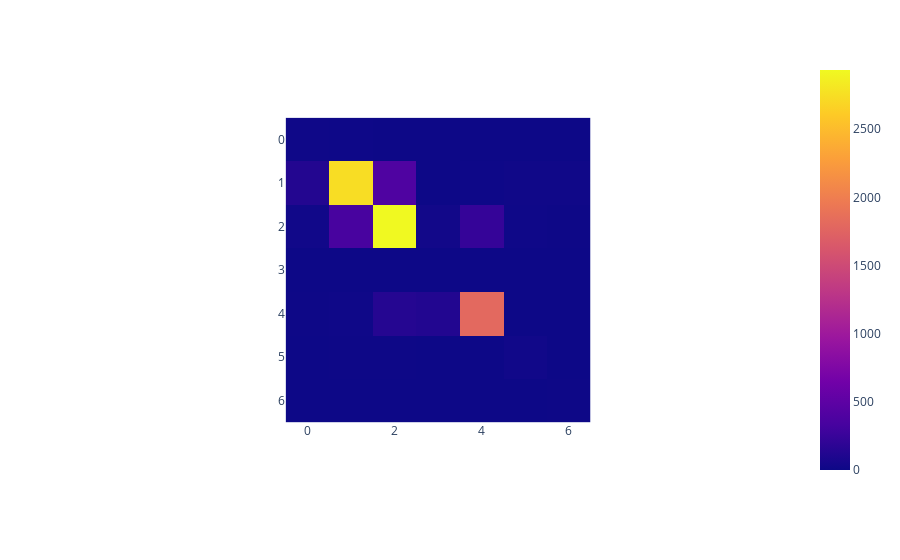

Notebook code for this chart:
### Code cell
cm = confusion_matrix(y_pred, y_test)
px.imshow(cm)

### Figure 1 — Plotly figure (JSON) as saved in the notebook; plotly's stock layout.template omitted (floating-point values rounded to 4 significant figures)
{"data": [{"coloraxis": "coloraxis", "hovertemplate": "x: %{x}<br>y: %{y}<br>color: %{z}<extra></extra>", "name": "0", "type": "heatmap", "xaxis": "x", "yaxis": "y", "z": [[9, 7, 2, 0, 0, 0, 0], [125, 2743, 390, 0, 7, 16, 18], [25, 343, 2935, 27, 230, 12, 4], [0, 0, 0, 0, 0, 0, 0], [3, 14, 138, 121, 1799, 1, 0], [0, 3, 5, 0, 0, 21, 2], [0, 0, 0, 0, 0, 0, 5]]}], "layout": {"autosize": true, "coloraxis": {"colorscale": [[0, "#0d0887"], [0.1111, "#46039f"], [0.2222, "#7201a8"], [0.3333, "#9c179e"], [0.4444, "#bd3786"], [0.5556, "#d8576b"], [0.6667, "#ed7953"], [0.7778, "#fb9f3a"], [0.8889, "#fdca26"], [1, "#f0f921"]]}, "margin": {"t": 60}, "xaxis": {"anchor": "y", "autorange": true, "constrain": "domain", "domain": [0.2872, 0.7128], "range": [-0.5, 6.5], "scaleanchor": "y"}, "yaxis": {"anchor": "x", "autorange": true, "constrain": "domain", "domain": [0, 1], "range": [6.5, -0.5]}}}
